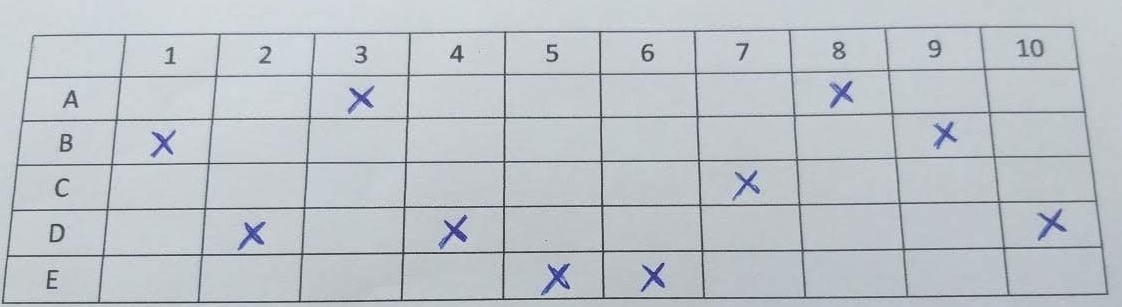
#> input picture imgs/gabarito.jpg, 1122 x 307 px
$ python corretor.py
#> lines starting #> are read from the running program, lines starting #| are printed output that depends on the picture; after the words box and inside, x2 and y2 are one past the last pixel; in counts of white or black regions, pixels touching at a corner belong together
#> in detecta_respostas, img is the input picture: shape (307, 1122, 3); mean B, G, R 200.8, 195.1, 189.2
import numpy as np
import cv2
import sys, os

save = True

def window_is_open(windowname):

	return True if cv2.getWindowProperty(windowname, cv2.WND_PROP_VISIBLE) >= 1 else False

def imshow(windowname, img, show=False):
	if save:
		cv2.imwrite(windowname + '.jpg', img)

	if show:
		cv2.namedWindow(windowname, flags=cv2.WINDOW_GUI_NORMAL)    # hides status, toolbar etc.
		cv2.resizeWindow(windowname, img.shape[1], img.shape[0])

		while window_is_open(windowname):
			cv2.imshow(windowname, img)
			if cv2.waitKey(20) == 27:
				break

		cv2.destroyAllWindows()

def is_valid_contour(c):
	x, y, w, h = cv2.boundingRect(c)
	area = w*h - (w*h % 1000)

	if area > 0 and w < 3*h and h < 3*w:
		return True
	else:
		return False

def desenha_contornos_retangulares(contours, img, cor=(255,0,0)):
	for c in contours:
		x, y, w, h = cv2.boundingRect(c)
		cv2.rectangle(img, (x,y), (x+w,y+h), cor, 3)

def dimensoes_tabela(contours):

	temp = contours.copy()
	# ordena pelo x
	temp.sort(key=lambda c:cv2.boundingRect(c)[0])

	leftmost = temp[0]
	x_leftmost, _, w_leftmost, _ = cv2.boundingRect(leftmost)

	num_linhas = 0
	for c in contours:
		x,_,_,_ = cv2.boundingRect(c)
		if x < x_leftmost + w_leftmost/2:
			num_linhas += 1

	num_colunas = int(len(contours)/num_linhas)

	return num_linhas, num_colunas


def detecta_contornos(imgOrig):
	imshow("original", imgOrig)
	imgGray = cv2.cvtColor(imgOrig, cv2.COLOR_BGR2GRAY); imshow("grayscale", imgGray)
	# limiarizacao adaptativa devido a variacao de iluminacao na imagem
	imgThres = cv2.adaptiveThreshold(imgGray,255,cv2.ADAPTIVE_THRESH_MEAN_C,cv2.THRESH_BINARY_INV,41,2); imshow("threshold", imgThres)
#> after `imgThres = cv2.adaptiveThreshold(imgGray, 255, cv2.ADAPTIVE_THRESH_MEA`:
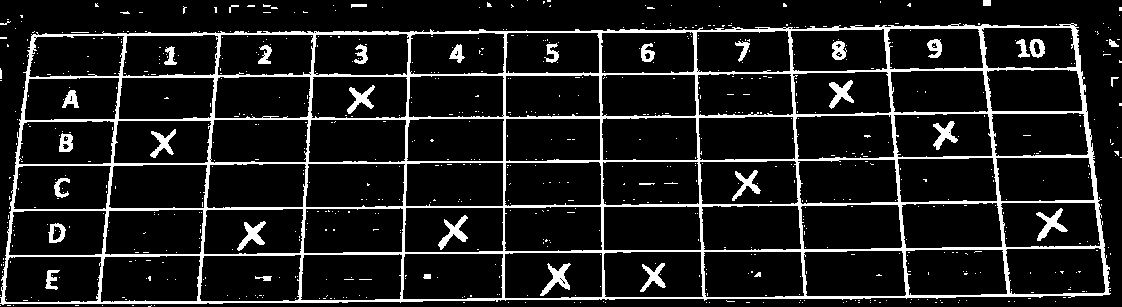
#> imgThres: shape (307, 1122); 11% white; 745 white regions (708 under 20 px), largest, box (x1, y1, x2, y2) and area: (0, 23, 1111, 305) 29907, (540, 263, 571, 296) 379, (1036, 208, 1068, 241) 373

	kernel_length = 5

	# operacao morfologica para detectar retas verticais na imagem, usando um kernel (1 x kernel_length)
	vert_kernel = cv2.getStructuringElement(cv2.MORPH_RECT, (1, kernel_length))
	temp = cv2.erode(imgThres, vert_kernel, iterations=3)
#> temp: shape (307, 1122); 2.3% white in thin lines or dots, all inside (x1, y1, x2, y2) = (2, 31, 1108, 299)
	imgVertLines = cv2.dilate(temp, vert_kernel, iterations=3)
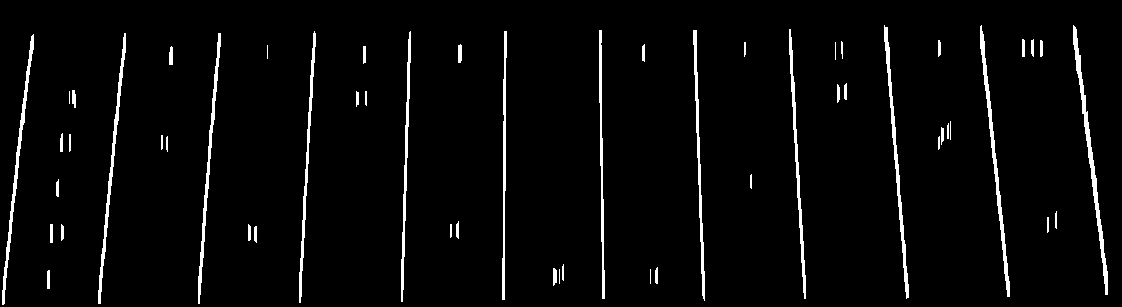
#> imgVertLines: shape (307, 1122); 3.5% white; 54 white regions (6 under 20 px), largest, box (x1, y1, x2, y2) and area: (1073, 25, 1108, 295) 1146, (980, 25, 1010, 297) 1012, (884, 25, 909, 299) 953
	imshow("vertical_lines", imgVertLines)

	# operacao morfologica para detectar retas horizontais na imagem, usando um kernel (kernel_length x 1)
	hori_kernel = cv2.getStructuringElement(cv2.MORPH_RECT, (kernel_length, 1))
	temp = cv2.erode(imgThres, hori_kernel, iterations=3)
#> temp: shape (307, 1122); 5% white in thin lines or dots
	imgHoriLines = cv2.dilate(temp, hori_kernel, iterations=3)
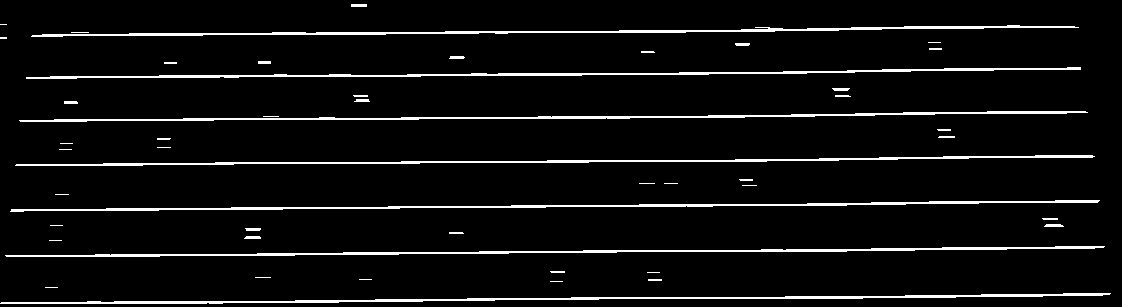
#> imgHoriLines: shape (307, 1122); 5.6% white; 49 white regions (19 under 20 px), largest, box (x1, y1, x2, y2) and area: (0, 293, 1111, 304) 2720, (5, 246, 1105, 257) 2652, (31, 25, 1079, 37) 2624
	imshow("horizontal_lines", imgHoriLines)

	# junta as verticais e horizontais
	kernel = cv2.getStructuringElement(cv2.MORPH_RECT, (3,3))
	imgTable = imgVertLines + imgHoriLines
	imgTable = cv2.erode(~imgTable, kernel, iterations=2)
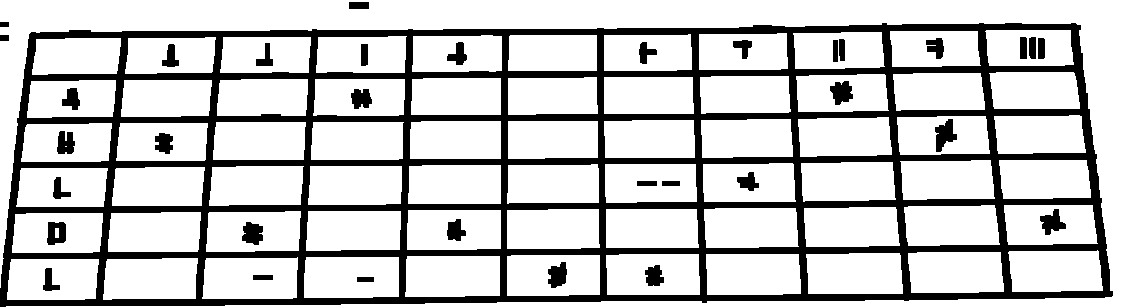
#> imgTable: shape (307, 1122); min 0, max 255, mean 198.1
	_, imgTable = cv2.threshold(imgTable, 128, 255, cv2.THRESH_BINARY_INV)
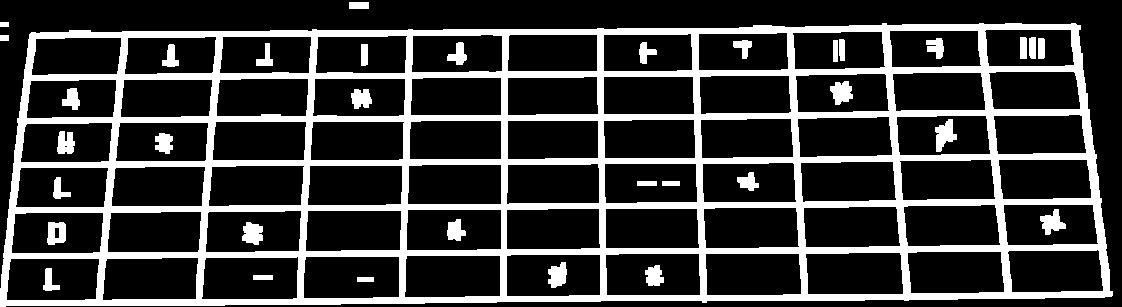
#> imgTable: shape (307, 1122); 22.3% white; 35 white regions
	imshow("table", imgTable)

	contours, _ = cv2.findContours(imgTable, cv2.RETR_TREE, cv2.CHAIN_APPROX_SIMPLE)
#> contours = 103 contours, 1 with area under 20; largest, box (x1, y1, x2, y2) and area: (0, 23, 1113, 307) 295596, (303, 256, 400, 299) 3984, (805, 252, 904, 295) 3961, (201, 256, 299, 300) 3958, (404, 255, 501, 298) 3954

	# imprime os contornos detectados na imagem
	imgFirstContours = imgOrig.copy()
	cv2.drawContours(imgFirstContours, contours, -1, (255,0,0), 3)
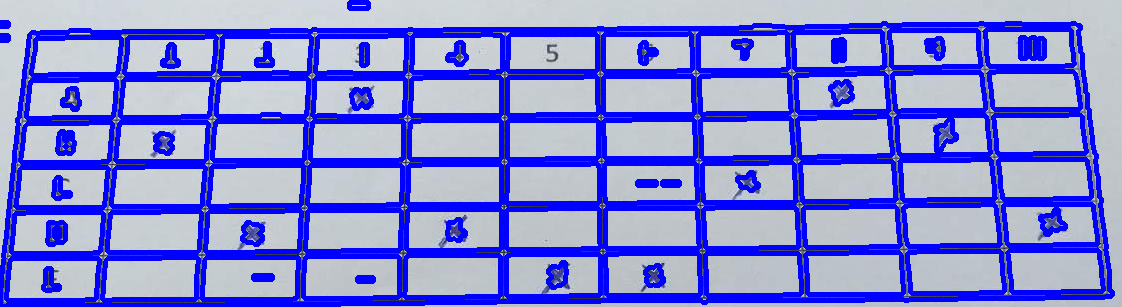
#> imgFirstContours: shape (307, 1122, 3); mean B, G, R 219.6, 136.1, 132
	imshow("first_contours", imgFirstContours)

	# elimina contornos invalidos (i.e. muito pequenos ou de lados muito distintos)
	tempContours = []
	for c in contours:
		if is_valid_contour(c):
			tempContours.append(c)
#> this loop made 103 passes
#> (x in is_valid_contour, y in is_valid_contour, w in is_valid_contour, h in is_valid_contour, area in is_valid_contour) on passes 2, 3, 5, 6, 8, 10, 11, 13, 14, 16, 17, 18: (0, 23, 1113, 284, 316000), (6, 258, 94, 43, 4000), (102, 257, 97, 44, 4000), (303, 256, 97, 43, 4000), (201, 256, 98, 44, 4000), (404, 255, 97, 43, 4000), (506, 254, 95, 43, 4000), (705, 253, 97, 43, 4000), (605, 253, 96, 43, 4000), (805, 252, 99, 43, 4000), (907, 251, 98, 43, 4000), (1007, 249, 97, 44, 4000)
#> after the loop, tempContours = 66 contours; largest, box (x1, y1, x2, y2) and area: (303, 256, 400, 299) 3984, (805, 252, 904, 295) 3961, (201, 256, 299, 300) 3958, (404, 255, 501, 298) 3954, (705, 253, 802, 296) 3948
	contours = tempContours
#> contours has the same summary as tempContours

	# cria lista de areas (em degraus de 1000 unidades) dos contornos
	contour_areas = []
	for c in contours:
		x, y, w, h = cv2.boundingRect(c)
		area = w*h - (w*h % 1000)
		contour_areas.append(area)
#> this loop made 66 passes
#> after the loop, contour_areas = 66 values, max 4000 at index 0, min 3000 at index 11, mean 3333.3

	# detecta a moda das areas, que representa a area das celulas da tabela
	contour_mode = max(set(contour_areas), key=contour_areas.count)
#> contour_mode = 3000

	# elimina contornos com tamanhos muito diferentes da moda
	tempContours = []
	for c in contours:
		x, y, w, h = cv2.boundingRect(c)
		if w*h < 2*contour_mode and w*h > 2*contour_mode/3:
			tempContours.append(c)
#> this loop made 66 passes
#> (x, y, w, h) on passes 1 to 12: (6, 258, 94, 43), (102, 257, 97, 44), (303, 256, 97, 43), (201, 256, 98, 44), (404, 255, 97, 43), (506, 254, 95, 43), (705, 253, 97, 43), (605, 253, 96, 43), (805, 252, 99, 43), (907, 251, 98, 43), (1007, 249, 97, 44), (11, 212, 93, 42)
	contours = tempContours

	# imprime os contornos das celulas na imagem
	imgContours = imgOrig.copy()
	cv2.drawContours(imgContours, contours, -1, (255,0,0), 3)
	imshow("contours", imgContours)

	return imgContours, contours

def monta_tabela(contours):

	temp = contours.copy()
	# ordena pelo x
	temp.sort(key=lambda c:cv2.boundingRect(c)[0])

	leftmost = temp[0]
	x_leftmost, _, w_leftmost, _ = cv2.boundingRect(leftmost)

	num_linhas, num_colunas = dimensoes_tabela(contours)
#> the loop in dimensoes_tabela, `for c in contours:` made 66 passes

	tabela = []
	for i in range(num_colunas):
		col = temp[:num_linhas]
		# ordena pelo y
		col.sort(key=lambda c:cv2.boundingRect(c)[1])
		col = col[1:]
		temp = temp[num_linhas:]
		tabela.append(col)
	tabela = tabela[1:]

	return tabela


def detecta_respostas(filename):

	img = cv2.imread(filename)
	_, contours = detecta_contornos(img)

	tabela = monta_tabela(contours)
	num_linhas = len(tabela[0])
	num_colunas = len(tabela)

	imgGray = cv2.cvtColor(img, cv2.COLOR_BGR2GRAY)
	imgCanny = cv2.Canny(imgGray, 100, 200); imshow("canny", imgCanny)
#> after `imgCanny = cv2.Canny(imgGray, 100, 200)`:
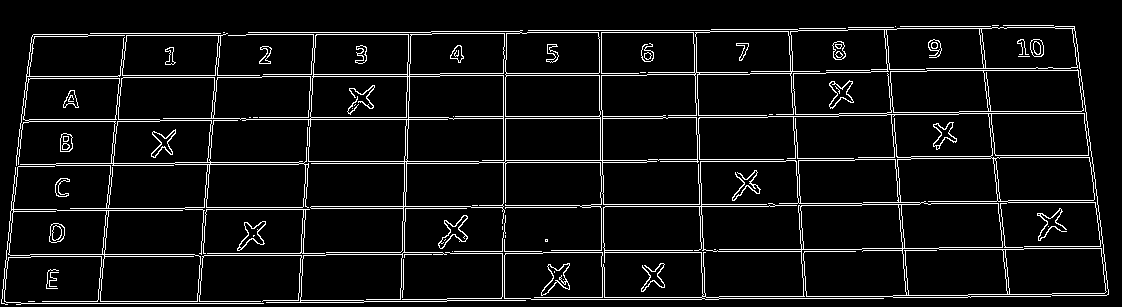
#> imgCanny: shape (307, 1122); 6.9% white in thin lines or dots

	respostas = []
	for coluna in range(num_colunas):
		resposta = -1
		qtd_brancos_resposta = 0

		for linha in range(num_linhas):
			celula = tabela[coluna][linha]
			x, y, w, h = cv2.boundingRect(celula)
			sum = 0

			#Percorre os pixels da celula
			for i in range(y, y+h):
				for j in range(x, x+w):
					if imgCanny[i][j] == 255:
						sum += 1

			if sum > qtd_brancos_resposta:
				qtd_brancos_resposta = sum
				resposta = linha

		respostas.append(resposta)

	return respostas, tabela

def marca_respostas(gabarito, respostas, tabela, img):
	num_linhas = len(tabela[0])
	num_colunas = len(tabela)

	corretas = []
	erradas = []
	for questao in range(len(respostas)):
		alt = respostas[questao]
		if gabarito[questao] == respostas[questao]:
			corretas.append(tabela[questao][alt])
		else:
			erradas.append(tabela[questao][alt])

	imgRespostas = img.copy()
	desenha_contornos_retangulares(corretas, imgRespostas, (0,255,0))
	desenha_contornos_retangulares(erradas, imgRespostas, (0,0,255))
	imshow("respostas", imgRespostas)
	return imgRespostas


def testa(filename):
	try:
		gabarito, tabela = detecta_respostas(filename)
		imgRespostas = marca_respostas(gabarito, gabarito, tabela, cv2.imread(filename))
	except:
		print('erro no teste do arquivo ' + filename)

def corrige_alunos(gab_name, dir_provas):

	try:
		os.chdir(dir_provas)
		cwd = os.getcwd()
	except:
		exit('erro na abertura do diretorio de provas')

	# cria lista das imagens a serem corrigidas
	entries = os.scandir()
	files = []
	[ files.append(e.name) for e in entries if e.name != gab_name and e.is_file() ]

	# detecta as respostas para a imagem do gabarito
	try:
		if save:
			dir_gab = os.path.splitext(gab_name)[0]
			if not os.path.exists(dir_gab):
				os.mkdir(dir_gab)
			os.chdir(dir_gab)
			gab_name = '../' + gab_name

		gabarito, _ = detecta_respostas(gab_name)

		if save: os.chdir('..')
	except:
		exit('erro na deteccao do gabarito')

	# roda o corretor para toda imagem no diretorio, exceto o gabarito
	for file in files:

		try:
			print('\nAluno: ' + file)

			# cria diretorio onde serao salvas as imagens do aluno
			if save:
				dir_aluno = os.path.splitext(file)[0]
				if not os.path.exists(dir_aluno):
					os.mkdir(dir_aluno)
				os.chdir(dir_aluno)
				file = '../' + file

			respostas, tabela = detecta_respostas(file)

			acertos = 0
			for questao in range(len(respostas)):
				if gabarito[questao] == respostas[questao]:
					resultado = 'correto'
					acertos += 1
				else:
					resultado = 'errado'
				print('Questao ' + str(questao+1) + ':\t' + resultado)

			print('Nota: ' + str(acertos) + '/' + str(len(respostas)))

			imgRespostas = marca_respostas(gabarito, respostas, tabela, cv2.imread(file))

			if save: os.chdir('..')

		except:
			print('erro no arquivo ' + file)
			if os.getcwd() != cwd:
				os.chdir(cwd)
			continue

if __name__ == "__main__":
	corrige_alunos('gabarito.jpg', 'imgs/')
	# testa('imgs/gabarito.jpg')
